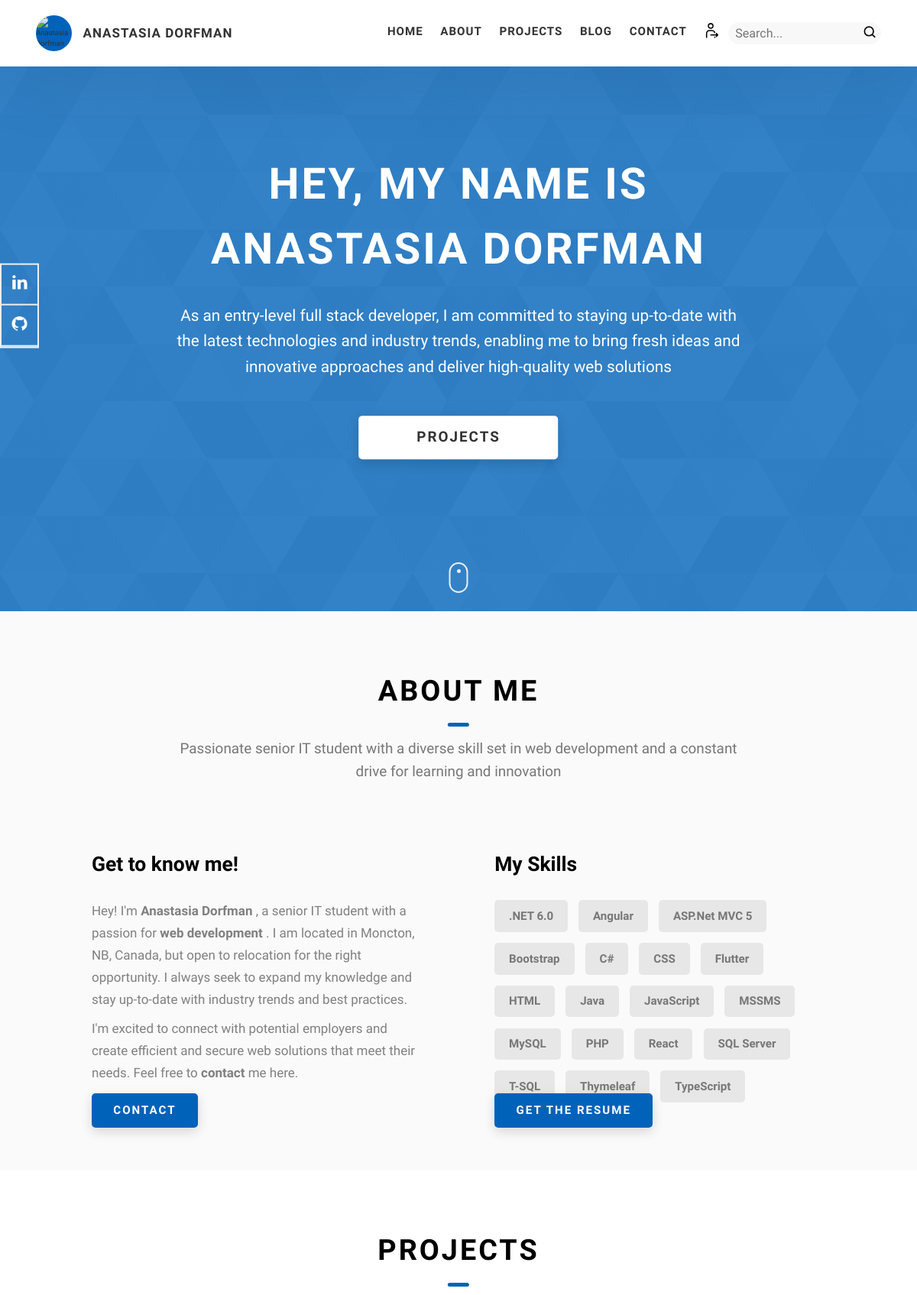
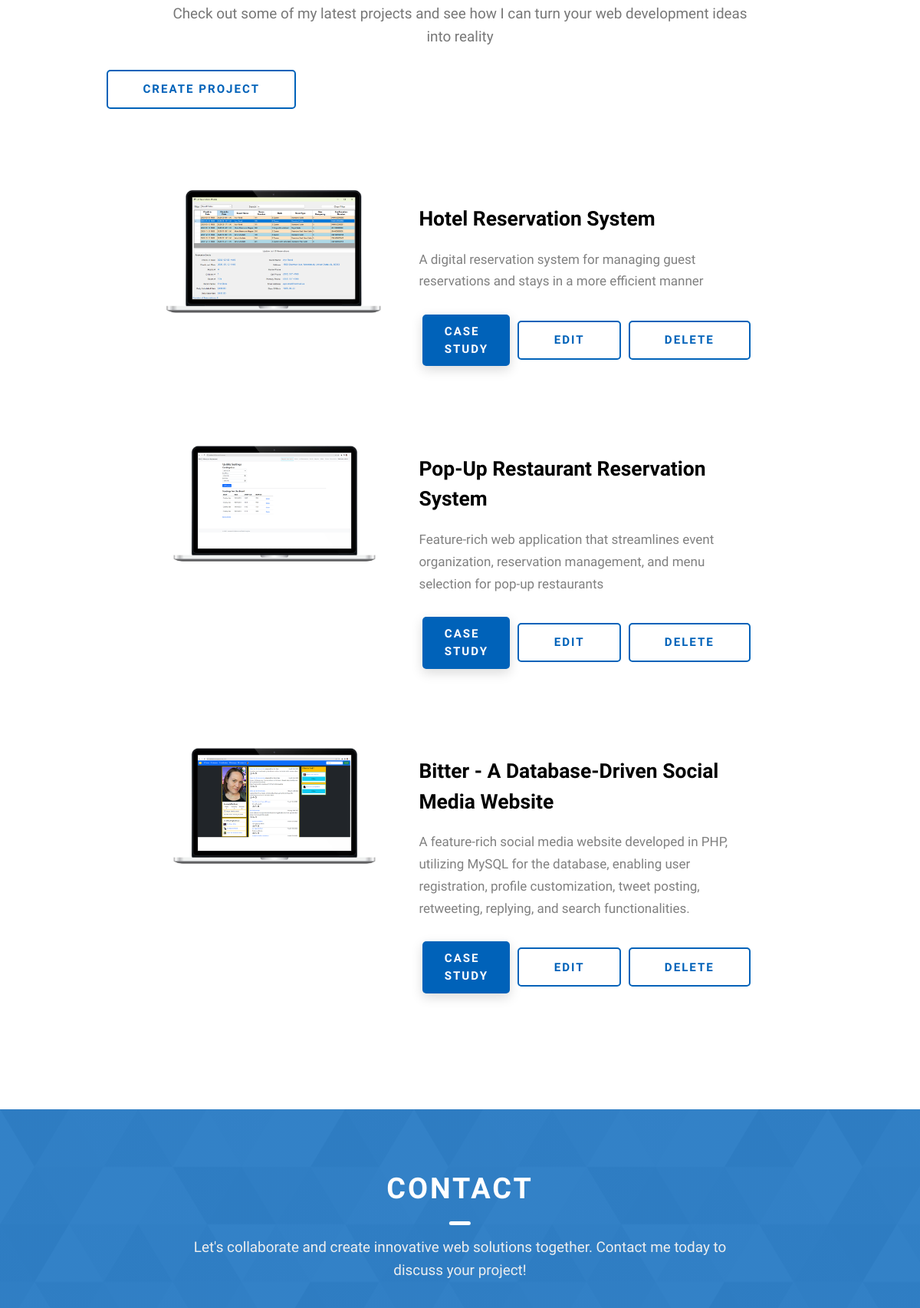
Screenshot of /index.php (signed in, upper part) with the database file from the repository (2 pictures, top to bottom).
### tables this page shows
CREATE TABLE `skills` (
  `name` varchar(255) NOT NULL,
  `type` varchar(70) DEFAULT NULL,
  PRIMARY KEY (`name`)
);

CREATE TABLE `projects` (
  `id` int(11) NOT NULL AUTO_INCREMENT,
  `name` varchar(255) NOT NULL,
  `overview` longtext NOT NULL,
  `created_at` datetime NOT NULL DEFAULT CURRENT_TIMESTAMP,
  `code_link` varchar(255) NOT NULL,
  `description` mediumtext,
  PRIMARY KEY (`id`)
);

### www/includes/Project.php (called while the page is built, shortened)
<?php
include_once "includes/functions.php";
class Project
{
    private $name;
    private $description;
    private $avatar;
    private $projectId;
    public function __construct(
        string $name,
        string $description,
        string $overview,
        $dateCreated,
        string $codeLink,
        string $avatar,
        array $tags = null,
        array $images = null,
        int $projectId = null
    ) {
        $this->name = $name;
        $this->description = $description;
        $this->avatar = $avatar;
        $this->projectId = $projectId;
    }
    public function getName(): string
    {
        return $this->name;
    }
    public function getDescription(): string
    {
        return $this->description;
    }
    public function getAvatar(): string
    {
        return $this->avatar;
    }
    public function setAvatar(string $avatar): void
    {
        $this->avatar = $avatar;
    }
    public function getProjectId(): int
    {
        return $this->projectId;
    }
    public static function getProjects(): array
    {
        try {
            $name = '';
            $description = '';
            $overview = '';
            $codeLink = '';
            $dateCreated = '';
            $projectId = -1;
            $con = $GLOBALS['con'];
            $sql = "SELECT id, name, description, overview, code_link, created_at FROM projects";
            $stmt = $con->prepare($sql);
            $stmt->execute();
            $stmt->bind_result($projectId, $name, $description, $overview, $codeLink, $dateCreated);
            $projects = [];
            while ($stmt->fetch()) {
                array_push($projects, new Project($name, $description, $overview, $dateCreated, $codeLink, '', [], [], $projectId));
            }
            foreach ($projects as $p) {
                $projectId = $p->getProjectId();
                $avatar = self::getAvatarByProjectId($projectId);
                $tags = self::getTagsByProjectId($projectId);
                $images = self::getImagesByProjectId($projectId);
            }
            return $projects;
        } catch (Exception $ex) {
            setFeedbackAndRedirect($ex->getMessage(), "error");
        }
    }
    public static function getAvatarByProjectId($projectId)
    {
        try {
            $avatar = '';
            $con = $GLOBALS['con'];
            $sql = "SELECT link FROM images WHERE project_id = $projectId AND type = 'avatar'";
            $result = $con->query($sql);
            $numRows = $result->num_rows;
            if ($numRows === 1) {
                $row = $result->fetch_assoc();
                $avatar = $row['link'];
            }
            return $avatar;
        } catch (Exception $ex) {
            setFeedbackAndRedirect($ex->getMessage(), "error");
        }
    }
    private static function getTagsByProjectId($projectId): array
    {
        try {
            $con = $GLOBALS['con'];
            $sql = "SELECT skill_name FROM project_skills WHERE project_id = $projectId";
            $result = $con->query($sql);
            $tags = [];
            while ($row = $result->fetch_assoc()) {
                array_push($tags, $row['skill_name']);
            }
            return $tags;
        } catch (Exception $ex) {
            setFeedbackAndRedirect($ex->getMessage(), "error");
        }
    }
    private static function getImagesByProjectId($projectId): array
    {
        try {
            $con = $GLOBALS['con'];
            $sql = "SELECT link FROM images WHERE project_id = $projectId AND type = 'image'";
            $result = $con->query($sql);
            $images = [];
            while ($row = $result->fetch_assoc()) {
                array_push($images, $row['link']);
            }
            return $images;
        } catch (Exception $ex) {
            setFeedbackAndRedirect($ex->getMessage(), "error");
        }
    }
}

### www/index.php (the view, shortened to what this page needs)
<?php
include_once "includes/functions.php";
include_once "includes/Project.php";
$projects = Project::getProjects();
?>
<!DOCTYPE html>
<html lang="en">
<head>
  <link rel="stylesheet" href="includes/css/style.css" />
</head>
<body>
  <?php
  include "includes/header.php";
  ?>
  <section class="home-hero">
    <div class="home-hero__content">
      <h1 class="heading-primary">Hey, My name is Anastasia Dorfman</h1>
      <div class="home-hero__info">
        <p class="text-primary">
          As an entry-level full stack developer, I am committed to staying up-to-date with the latest technologies and industry trends,
          enabling me to bring fresh ideas and innovative approaches and deliver high-quality web solutions
        </p>
      </div>
      <div class="home-hero__cta">
        <a href="./#projects" class="btn btn--bg">Projects</a>
      </div>
    </div>
    <div class="home-hero__socials">
      <div class="home-hero__social">
        <a href="https://www.linkedin.com/in/anastasiadorfman/" class="home-hero__social-icon-link">
          <img src="./assets/icons/linkedin-ico.png" alt="icon" class="home-hero__social-icon" />
        </a>
      </div>
      <div class="home-hero__social">
        <a href="https://github.com/anastasia-dorfman" class="home-hero__social-icon-link">
          <img src="./assets/icons/github-ico.png" alt="icon" class="home-hero__social-icon" />
        </a>
      </div>
    </div>
    <div class="home-hero__mouse-scroll-cont">
      <div class="mouse"></div>
    </div>
  </section>
  <section id="about" class="about sec-pad">
    <div class="main-container">
      <h2 class="heading heading-sec heading-sec__mb-med">
        <span class="heading-sec__main">About Me</span>
        <span class="heading-sec__sub">
          Passionate senior IT student with a diverse skill set in web development and a constant drive for learning and innovation
        </span>
      </h2>
      <div class="about__content">
        <div class="relative_position">
          <div class="about__content-main">
            <h3 class="about__content-title">Get to know me!</h3>
            <div class="about__content-details">
              <p class="about__content-details-para">
                Hey! I'm <strong>Anastasia Dorfman</strong> , a senior IT student with a passion for <strong> web development </strong>. I am
                located in Moncton, NB, Canada, but open to relocation for the right opportunity.
                I always seek to expand my knowledge and stay up-to-date with industry trends and best practices.
              </p>
              <p class="about__content-details-para">
                I'm excited to connect with potential employers and create efficient and secure web solutions that meet their needs.
                Feel free to <strong>contact</strong> me here.
              </p>
            </div>
            <a href="./#contact" class="btn btn--med btn--theme dynamicBgClr">Contact</a>
          </div>
        </div>
        <div class="relative_position">
          <div class="about__content-skills">
            <h3 class="about__content-title">My Skills</h3>
            <?php getSkills(); ?>
          </div>
          <a href="assets/docs/Resume_AnastasiaDorfman.pdf" class="btn btn--med btn--theme dynamicBgClr">Get the Resume</a>
        </div>
      </div>
    </div>
  </section>
  <section id="projects" class="projects sec-pad">
    <div class="main-container">
      <h2 class="heading heading-sec heading-sec__mb-bg">
        <span class="heading-sec__main">Projects</span>
        <span class="heading-sec__sub">
          Check out some of my latest projects and see how I can turn your web development ideas into reality
        </span>
        <?php if (isset($_SESSION["USER_TYPE"]) && $_SESSION["USER_TYPE"] == 'admin') { ?>
          <div class="btn__margin">
            <a href="./create_project.php" class="btn btn--med btn--theme-inv">Create Project</a>
          </div>
        <?php } ?>
      </h2>
      <?php foreach ($projects as $p) {
        $projectId = $p->getProjectId(); ?>
        <div class="projects__content">
          <div class="projects__row">
            <div class="projects__row-img-cont">
              <img src="<?php echo $p->getAvatar(); ?>" alt="Software Screenshot" class="projects__row-img" loading="lazy" />
            </div>
            <div class="projects__row-content">
              <h3 class="projects__row-content-title"><?php echo $p->getName() ?></h3>
              <p class="projects__row-content-desc"><?php echo $p->getDescription() ?></p>
              <div class="buttons-container">
                <a href="./project.php?project_id=<?php echo $projectId ?>" class="btn btn--med btn--theme dynamicBgClr">Case Study</a>
                <?php if (isset($_SESSION["USER_TYPE"]) && $_SESSION["USER_TYPE"] == 'admin') { ?>
                  <a href="./create_project.php?project_id=<?php echo $projectId ?>" class="btn btn--med btn--theme-inv">Edit</a>
                  <a href="./delete_project_proc.php?project_id=<?php echo $projectId ?>" onclick="return confirm('Are you sure you want to delete the project?')" class="btn btn--med btn--theme-inv">Delete</a>
                <?php } ?>
              </div>
            </div>
          </div>
        </div>
      <?php } ?>
    </div>
  </section>
  <section id="contact" class="contact sec-pad dynamicBg">
    <div class="main-container">
      <h2 class="heading heading-sec heading-sec__mb-med">
        <span class="heading-sec__main heading-sec__main--lt">Contact</span>
        <span class="heading-sec__sub heading-sec__sub--lt">
          Let's collaborate and create innovative web solutions together. Contact me today to discuss your project!
        </span>
      </h2>
    </div>
  </section>
</body>
</html>
<?php
include 'includes/scripts.php';
?>

### www/includes/header.php (shortened to what this page needs)
<header class="header">
  <div class="header__content">
    <div class="header__logo-container">
      <div class="header__logo-img-cont">
        <img src="./assets/icons/anastasia-dorfman.png" alt="Anastasia Dorfman Logo Image" class="header__logo-img" />
      </div>
      <span class="header__logo-sub">Anastasia Dorfman</span>
    </div>
    <div class="header__main">
      <ul class="header__links">
        <li class="header__link-wrapper">
          <a href="./index.php" class="header__link"> Home </a>
        </li>
        <li class="header__link-wrapper">
          <a href="./index.php#about" class="header__link">About </a>
        </li>
        <li class="header__link-wrapper">
          <a href="./index.php#projects" class="header__link">Projects </a>
        </li>
        <li class="header__link-wrapper">
          <a href="./blog.php" class="header__link">Blog </a>
        </li>
        <li class="header__link-wrapper">
          <a href="./index.php#contact" class="header__link"> Contact </a>
        </li>
        <?php
        if (!isset($_SESSION['USERNAME'])) {
        ?>
          <li class="header__link-wrapper">
            <div class="header__search">
              <a href="./login.php" class="header__link" title="Login">
                <img src="assets/svg/login.svg" alt="Login" class="header__search-icon" />
                <title></title>
              </a>
            </div>
          </li>
        <?php
        } else {
        ?>
          <div class="header__search">
            <a href="./logout_proc.php" class="header__link" title="Logout">
              <img src="assets/svg/logout.svg" alt="Logout" class="header__search-icon" />
            </a>
          </div>
        <?php
        }
        ?>
        <div class="header__search">
          <form action="search.php" method="POST" role="search">
            <input type="text" name="search_query" placeholder="Search..." class="header__search-input" />
            <button type="submit" name="search_btn" class="header__search-button" aria-label="Search">
              <img src="assets/svg/search.svg" alt="Search" class="header__search-icon" />
            </button>
          </form>
        </div>
      </ul>
    </div>
  </div>
</header>

### www/includes/functions.php (shortened to what this page needs)
<?php
function getSkills()
{
	try {
		$con = $GLOBALS['con'];
		$sql = "SELECT * FROM skills";
		$result = $con->query($sql);
		if ($result->num_rows > 0) {
			echo '<div class="skills">';
			while ($row = $result->fetch_assoc()) {
				echo '<div class="skills__skill">' . $row['name'] . '</div>';
			}
			echo '</div>';
		}
	} catch (Exception $ex) {
	}
}

### www/includes/scripts.php (shortened to what this page needs)
<link rel="stylesheet" href="includes/magnific-popup/magnific-popup.css">

### rows the page displays
skills: name ".NET 6.0"
skills: name "Angular"
skills: name "ASP.Net MVC 5"
skills: name "Bootstrap"
skills: name "C#"
skills: name "CSS"
skills: name "Flutter"
skills: name "HTML"
skills: name "Java"
skills: name "JavaScript"
skills: name "MSSMS"
skills: name "MySQL"
skills: name "PHP"
skills: name "React"
skills: name "SQL Server"
skills: name "T-SQL"
skills: name "Thymeleaf"
skills: name "TypeScript"
projects: shows a picture, name "Hotel Reservation System", description "A digital reservation system for managing guest reservations and stays in a more efficient manner"
projects: shows a picture, name "Pop-Up Restaurant Reservation System", description "Feature-rich web application that streamlines event organization, reservation management, and menu selection for pop-up restaurants"
projects: shows a picture, name "Bitter - A Database-Driven Social Media Website", description "A feature-rich social media website developed in PHP, utilizing MySQL for the database, enabling user registration, profile customization, tweet posting, retweeting, replying, and search functionalities."
